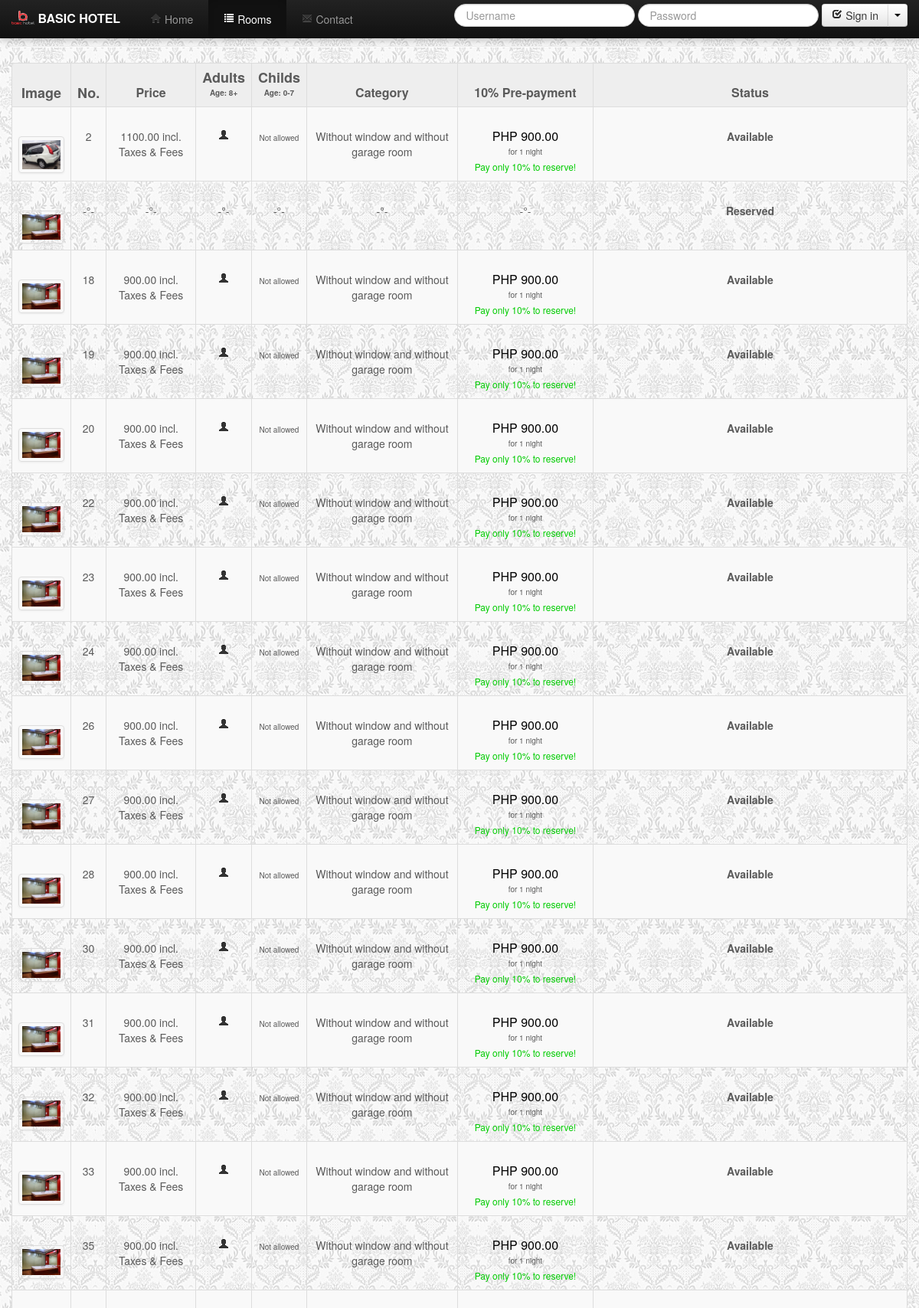
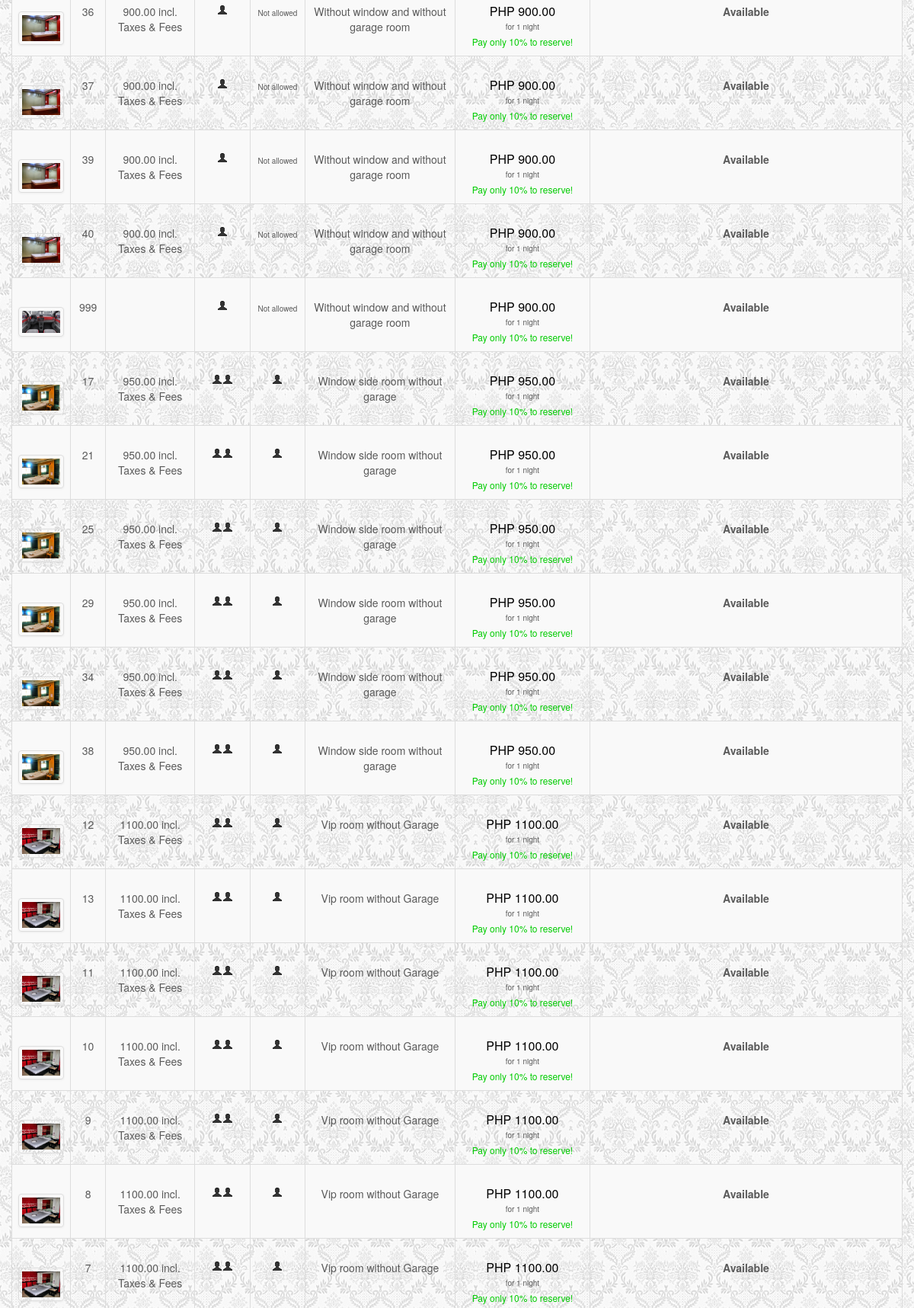
The page /hotel1/room.php (upper part) on the database its author committed (2 pictures, top to bottom).
### tables this page shows
CREATE TABLE IF NOT EXISTS `tb_category` (
`category_id` int(5) NOT NULL,
  `category_name` varchar(50) NOT NULL,
  `camas_kingsize` int(2) NOT NULL,
  `camas_matrimoniales` int(2) NOT NULL,
  `camas_individuales` int(2) NOT NULL,
  `no_adultos` int(2) NOT NULL,
  `no_ninios` int(2) NOT NULL
);

CREATE TABLE IF NOT EXISTS `tb_rooms` (
`roomID` int(11) NOT NULL,
  `name` varchar(30) NOT NULL,
  `description` text NOT NULL,
  `category_id` int(15) NOT NULL,
  `price` int(11) NOT NULL,
  `location` varchar(200) NOT NULL,
  `status` varchar(40) NOT NULL
);

### hotel1/room.php (the view, shortened to what this page needs)
<?php include('header.php');?>
	<link href="gallery/jquery-photo-gallery/jquery-photo-gallery/css/prettyPhoto.css" rel="stylesheet" type="text/css" />
  </head>
  <body>
    <div class="navbar navbar-inverse navbar-fixed-top">
      <div class="navbar-inner">
        <div class="container">
          <a class="brand" href="#"><img style="margin-top:-5px;" src="media/kingsfields.png" width="30" height="30"> BASIC HOTEL</a>
          <div class="nav-collapse collapse">
            <ul class="nav">
              <li><a href="index.php"><i class="icon-home"></i> Home</a></li>
              <li class="active"><a href="room.php"><i class="icon-list"></i> Rooms</a></li>
              <li><a href="#contact" data-toggle="modal"><i class="icon-envelope"></i> Contact</a></li>
            </ul>
            <form method="post" class="navbar-form pull-right">
              <input class="search-query" type="text" name="username" placeholder="Username" required>
              <input class="search-query" type="password" name="password" placeholder="Password" required>
            <div class="btn-group">
  					<button type="submit" class="btn" name="login"><i class="icon-check"></i> Sign in</button>
  					<button class="btn dropdown-toggle" data-toggle="dropdown">
    				<span class="caret"></span>
  					</button>
			</div>
            </form>
          </div>
        </div>
      </div>
    </div>
    <div class="container">
		<hr>
        	<table cellpadding="0" cellspacing="0" border="0" class="table table-striped table-bordered" id="example">
                            <thead class=" hero-unit">
                                <tr>
                                	<th width="60"><div align="center" style="margin-top:10px;">Image</div></th>
                                    <th width="20"><div align="center" style="margin-top:10px;">No.</div></th>
                                    <th width="100"><div align="center" style="font-size:16px">Price</div></th>
                                    <th width="50"><div align="center" style="font-size:18px;">Adults</div><div style="font-size:10px;" align="center"> Age: 8+</div></th>
                                    <th width="50"><div align="center" style="font-size:18px;">Childs</div><div style="font-size:10px;" align="center"> Age: 0-7</div></th>
                                    <th width="180"><div align="center" style="font-size:16px">Category</div></th>
                                    <th width="160"><div align="center" style="font-size:16px">10% Pre-payment</div></th>
                                    <th><div align="center" style="font-size:16px">Status</div></th>
                                </tr>
                            </thead>
                            <tbody>
                                      <?php
                                    $query = mysql_query("select * from tb_rooms order by category_id ASC ") or die(mysql_error());
                                    while ($row = mysql_fetch_array($query)) {
										$catid = $row['category_id'];
										$price = $row['price'];
										$cat = mysql_query("select * from tb_category where category_id = '$catid'") or die(mysql_error());
										while ($cat_row = mysql_fetch_array($cat)){
                                        ?>
                                        <tr>
                                        	<td width="60"><a href="admin/upload/without window and without garage room.jpg" class="image-zoom" rel="prettyPhoto[gallery]" title="Without window and without garage room"><img style="margin-top:30px;" class="img-rounded thumbnail" src="admin/<?php echo $row['location']?>" height="50" width="50"></a></td>
                                            <td><div align="center" style="margin-top:20px"><?php if($row['status']=='Reserved'){ echo '-&deg;-';}else{echo $row['name'];;}?></div></td>
                                    		<td><div align="center" style="margin-top:20px"><?php if($row['status']=='Reserved'){ echo '-&deg;-';}else{ switch($price){
										case 900:
											echo '900.00 incl. Taxes & Fees';
											break;
										case 1100;
											echo '1100.00 incl. Taxes & Fees';
												break;
										case 950;
											echo '950.00 incl. Taxes & Fees';
												break;
												default:
												}
											}?></div></td>
                                            <td><div align="center" style="margin-top:20px"><?php if($row['status']=='Reserved'){ echo '-&deg;-';}else{switch ($catid){
										case 1:
											echo '<i class="icon-user"></i>';
										break;
										case 2:
											echo '<i class="icon-user"></i><i class="icon-user"></i>';
										break;
										case 3:
											echo '<i class="icon-user"></i><i class="icon-user"></i>';
										break;
										case 4:
											echo '<i class="icon-user"></i><i class="icon-user"></i>';
										break;
												}
											}?></div></td>
                                       <td><div align="center" style="margin-top:20px"><?php if($row['status']=='Reserved'){ echo '-&deg;-';}else{switch ($catid){
										case 1:
											echo '<span style="font-size:10px;">Not allowed</span>';
										break;
										case 2:
											echo '<i class="icon-user"></i>';
										break;
										case 3:
											echo '<i class="icon-user"></i>';
										break;
										case 4:
											echo '<i class="icon-user"></i><i class="icon-user"></i>';
										break;
												}
											}?></div></td>
                                            <td><div align="center" style="margin-top:20px"><?php if($row['status']=='Reserved'){ echo '-&deg;-';}else{echo $cat_row['category_name'];}?></div></td>
 											<td><div align="center" style="margin-top:20px"><?php if($row['status']=='Reserved'){ echo '-&deg;-';}else{switch ($catid){
										case 1:
											echo '<div align="center" style="margin-top:20px; color: rgba(0,0,0,1); font-size:16px;">PHP 900.00</div><div align="center" style="font-size:10px;">for 1 night</div><div align="center" style="font-size:12px; color:rgba(0,204,0,1)">Pay only 10% to reserve!</div>';
										break;
										case 2:
											echo '<div align="center" style="margin-top:20px; color: rgba(0,0,0,1); font-size:16px;">PHP 950.00</div><div align="center" style="font-size:10px;">for 1 night</div><div align="center" style="font-size:12px; color:rgba(0,204,0,1)">Pay only 10% to reserve!</div>';
										break;
										case 3:
											echo '<div align="center" style="margin-top:20px; color: rgba(0,0,0,1); font-size:16px;">PHP 1100.00</div><div align="center" style="font-size:10px;">for 1 night</div><div align="center" style="font-size:12px; color:rgba(0,204,0,1)">Pay only 10% to reserve!</div>';
										break;
										case 4:
											echo '<div align="center" style="margin-top:20px; color: rgba(0,0,0,1); font-size:16px;">PHP 1100.00</div><div align="center" style="font-size:10px;">for 1 night</div><div align="center" style="font-size:12px; color:rgba(0,204,0,1)">Pay only 10% to reserve!</div>';
										break;
												}
											}?></div></td>
                                            <td><div align="center" style="margin-top:20px"><strong>
											<?php if ($row['status']=='Available'){
												echo 'Available';}
													elseif($row['status']=='Reserved'){
															echo 'Reserved';
														}
													else{
													echo $row['status'];
													$disabled = 'disabled="disabled"';
													}
												?></strong></div></td>
                                  </tr>
                        		<?php } ?>
                                <?php } ?>
                            </tbody>
                        </table>
    </div>
  </body>
</html>

### hotel1/header.php (style rules this page uses)
body { padding-bottom: 40px; color: #5a5a5a; padding-top: 60px; background-image:url(media/bg.png); }
.navbar .navbar-inner { border: 0; -webkit-box-shadow: 0 2px 10px rgba(0,0,0,.25); -moz-box-shadow: 0 2px 10px rgba(0,0,0,.25); box-shadow: 0 2px 10px rgba(0,0,0,.25); }
.navbar .brand { padding: 14px 20px 16px; font-size: 16px; font-weight: bold; text-shadow: 0 -1px 0 rgba(0,0,0,.5); }
.navbar .nav > li > a { padding: 15px 20px; }

### hotel1/room.php (style rules this page uses)
body { padding-top: 40px; padding-bottom: 40px; }

### rows shown on the page
tb_rooms: name "2"
tb_category: tb_rooms.location (picture), shows "1100.00 incl. Taxes & Fees", shows "Not allowed", category_name "Without window and without garage room", shows "PHP 900.00", shows "Available"
tb_rooms: name "18"
tb_rooms: name "19"
tb_rooms: name "20"
tb_rooms: name "22"
tb_rooms: name "23"
tb_rooms: name "24"
tb_rooms: name "26"
tb_rooms: name "27"
tb_rooms: name "28"
tb_rooms: name "30"
tb_rooms: name "31"
tb_rooms: name "32"
tb_rooms: name "33"
tb_rooms: name "35"
tb_rooms: name "36"
tb_rooms: name "37"
tb_rooms: name "39"
tb_rooms: name "40"
tb_rooms: name "999"
tb_rooms: name "17"
tb_category: tb_rooms.location (picture), shows "950.00 incl. Taxes & Fees", category_name "Window side room without garage", shows "PHP 950.00", shows "Available"
tb_rooms: name "21"
tb_rooms: name "25"
tb_rooms: name "29"
tb_rooms: name "34"
tb_rooms: name "38"
tb_rooms: name "12"
tb_category: tb_rooms.location (picture), shows "1100.00 incl. Taxes & Fees", category_name "Vip room without Garage", shows "PHP 1100.00", shows "Available"
tb_rooms: name "13"
tb_rooms: name "11"
tb_rooms: name "10"
tb_rooms: name "9"
tb_rooms: name "8"
tb_rooms: name "7"
